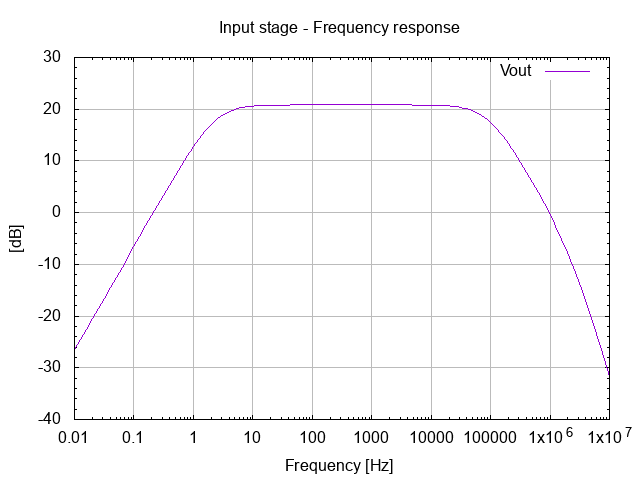

The script that saved this image:
# setup terminal
set term png

# setup graph
set output "26.003.00.00.01.png"
set title "Input stage - Frequency response"

# setup Y-axis
set grid ytics lt 1 lw 1 lc rgb "#bbbbbb"
set mytics
set ylabel "[dB]"

#setup X-axis
set logscale x 10
set grid xtics lt 1 lw 1 lc rgb "#bbbbbb"
set xlabel "Frequency [Hz]"

# setup plot style
set style data lines
plot '26.003.00.00.01.dat' using 1:2 title "Vout"

# set output back to default
set output

# reset terminal type
set terminal pop
